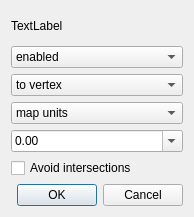
<?xml version="1.0" encoding="UTF-8"?>
<ui version="4.0">
 <class>pickSnapDialog</class>
 <widget class="QDialog" name="pickSnapDialog">
  <property name="geometry">
   <rect>
    <x>0</x>
    <y>0</y>
    <width>194</width>
    <height>217</height>
   </rect>
  </property>
  <property name="windowTitle">
   <string>Dialog</string>
  </property>
  <layout class="QVBoxLayout" name="verticalLayout">
   <item>
    <widget class="QLabel" name="label">
     <property name="text">
      <string>TextLabel</string>
     </property>
    </widget>
   </item>
   <item>
    <widget class="QComboBox" name="snapStateCombo">
     <item>
      <property name="text">
       <string>enabled</string>
      </property>
     </item>
     <item>
      <property name="text">
       <string>disabled</string>
      </property>
     </item>
    </widget>
   </item>
   <item>
    <widget class="QComboBox" name="snapModeCombo">
     <item>
      <property name="text">
       <string>to vertex</string>
      </property>
     </item>
     <item>
      <property name="text">
       <string>to segment</string>
      </property>
     </item>
     <item>
      <property name="text">
       <string>to vertex and segment</string>
      </property>
     </item>
    </widget>
   </item>
   <item>
    <widget class="QComboBox" name="snapUnitsCombo">
     <item>
      <property name="text">
       <string>map units</string>
      </property>
     </item>
     <item>
      <property name="text">
       <string>pixels</string>
      </property>
     </item>
    </widget>
   </item>
   <item>
    <widget class="QComboBox" name="toleranceCombo">
     <property name="editable">
      <bool>true</bool>
     </property>
     <item>
      <property name="text">
       <string>0.00</string>
      </property>
     </item>
     <item>
      <property name="text">
       <string>2.50</string>
      </property>
     </item>
     <item>
      <property name="text">
       <string>5.00</string>
      </property>
     </item>
     <item>
      <property name="text">
       <string>10.0</string>
      </property>
     </item>
     <item>
      <property name="text">
       <string>20.0</string>
      </property>
     </item>
     <item>
      <property name="text">
       <string>50.0</string>
      </property>
     </item>
    </widget>
   </item>
   <item>
    <widget class="QCheckBox" name="avoidIntersections">
     <property name="text">
      <string>Avoid intersections</string>
     </property>
    </widget>
   </item>
   <item>
    <widget class="QDialogButtonBox" name="buttonOkNo">
     <property name="orientation">
      <enum>Qt::Horizontal</enum>
     </property>
     <property name="standardButtons">
      <set>QDialogButtonBox::Cancel|QDialogButtonBox::Ok</set>
     </property>
    </widget>
   </item>
  </layout>
 </widget>
 <resources/>
 <connections/>
</ui>
